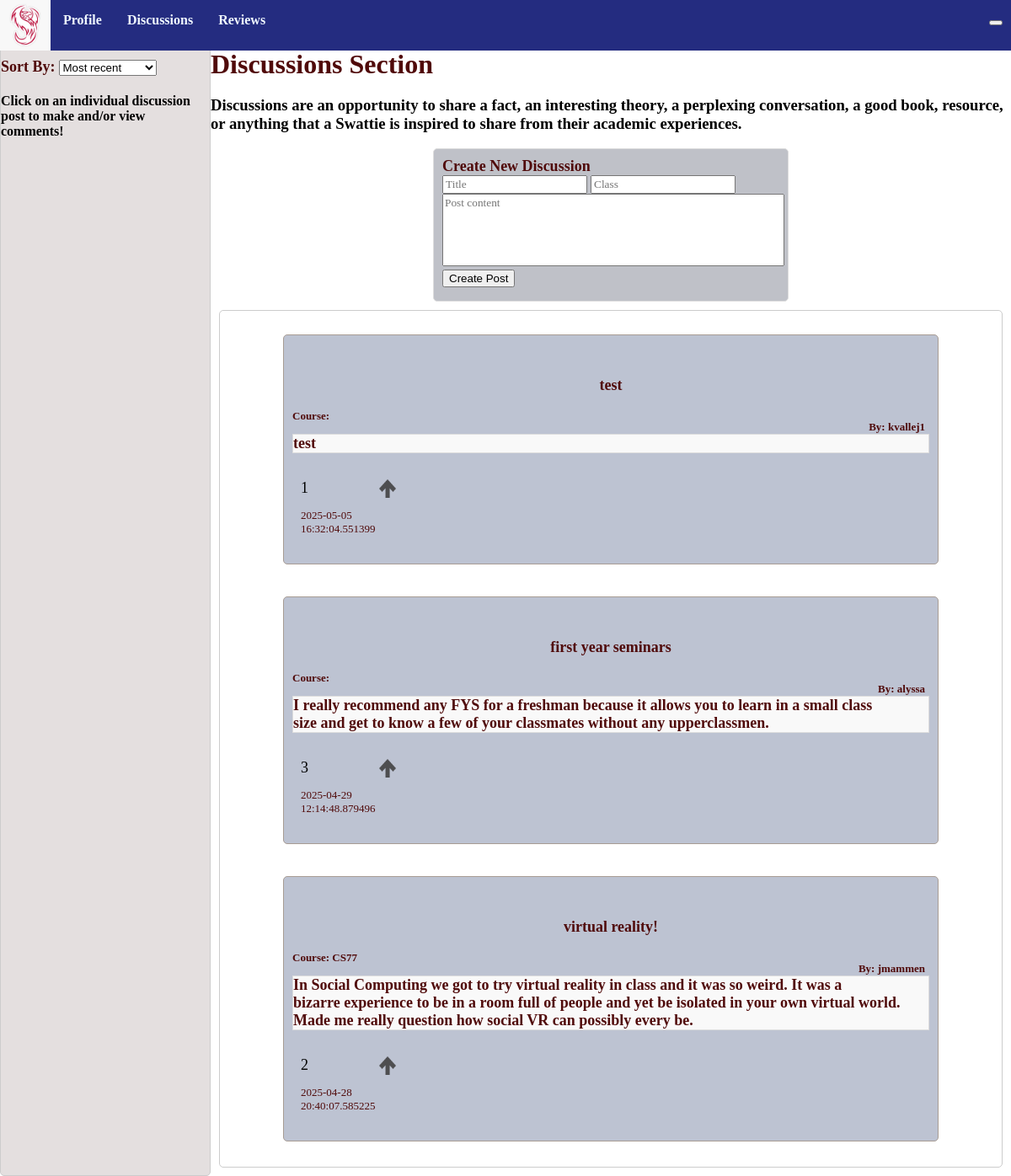
The page /discussions on the database its author committed.
### models.py (models this page shows, shortened)
class Discussion(db.Model):
    id = db.Column(db.Integer, primary_key=True)
    title = db.Column(db.String(255), nullable=False)
    content = db.Column(db.Text, nullable=False)
    created_at = db.Column(db.DateTime, default=db.func.current_timestamp())
    course = db.Column(db.Text)
    author = db.Column(db.Text, nullable=False)
    comments = db.relationship('Comment', backref='discussion', cascade="all, delete-orphan", lazy=True)
    up_votes = db.Column(db.Integer, default = 0)

### app.py (the view)
@app.route('/discussions', methods=['GET', 'POST'])
def discussions():
    discussions=Discussion.query.order_by(Discussion.created_at.desc()).all() #puts the discussions in the most recent to least recent order
    discussions_data=[]
    for discussion in discussions:
        discussions_data.append({
            'id': discussion.id,
            'title': discussion.title,
            'author': discussion.author,
            'created_at': discussion.created_at,
            'content': discussion.content,
            'course': discussion.course,
            'up_votes': discussion.up_votes,
        })
    return render_template('discussions.html', discussions=discussions_data)

### templates/discussions.html (shortened to what this page needs)
{% extends "base.html" %}
{%block head%}
{{ super() }}
<link rel="stylesheet" href="{{ url_for('static', filename='styles/base.css') }}">
{% endblock %}
{%block content %}
<div class="container">
    <div class="sidebar">
        <br>
        <p1 style="text-align:center;">Sort By:</p1>
        <div class="dropdown">
            <select name="order_by" id="order_by" onchange="filterby(this)">
                <option value="">Most recent</option>
            </select>
        </div>
        <h4>Click on an individual discussion post to make and/or view comments!</h4>
    </div>
    <div class="space">
        <br>
        <p2>Discussions Section</p2>
        <h3>Discussions are an opportunity to share a fact, an interesting theory, a perplexing conversation, a good book, resource, or anything that a Swattie is inspired to share from their academic experiences. </h3>
        <div class="add_post">
            <p1>Create New Discussion</p1>
            <form id="form">
                <input type="text" id="title" placeholder="Title" required maxlength="50">
                <input type="text" id="course" placeholder="Class" required maxlength="50">
                <textarea id="new_content" placeholder="Post content" required></textarea>
                <button id="submitDiscussion">Create Post</button>
            </form>
        </div>
        <div class="list-group">
            {% for discussion in discussions %}
            <a href="{{ url_for('dis_posts', discussion_id=discussion.id) }}" class="list-group-item">
                <div class="whereithappens">
                    <div id="header">
                        <p id="title">{{discussion.title}}</p>
                        <p id="author">By: {{discussion.author}}</p>
                        <p id="course">Course: {{discussion.course}}</p>
                    </div>
                    <p id="content">{{discussion.content}}</p>
            </a>
            <div id="information" class="info list-group-item">
                <div id="{{discussion.id}}number">{{discussion.up_votes}}</div>
                <img width="20" height="20" id="{{discussion.id}}" onclick="upvote(this)" src="{{url_for('static',
                                    filename='/images/upvote.png')}}" class="upvote" /><img />
                <p id="disc_created_at">{{discussion.created_at}}</p>
            </div>
        </div>
        {% endfor %}
{%endblock%}

### static/styles/base.css (style rules this page uses)
body { margin: 0; padding: 0; }
p { font-size: 0.8em; }
p1 { color: rgb(80, 10, 10); font-weight: bold; font-size: large; }
p2 { color: rgb(80, 10, 10); font-weight: bold; font-size: xx-large; text-align: center; }
a { color: rgb(80, 10, 10); font-weight: bold; font-size: medium; text-decoration: none; }
.container { font-family:montserrat; display: grid; grid-template-columns: 250px 1fr; height: 100vh; }
.sidebar { background: #e4dfdf; border: 1px solid #ccc; border-radius: 5px; padding-top: 50px; }
.space { padding-top: 40px; }
.add_post { min-height: 20vh; width: 50vh; background-color: #bfc1c8; margin: auto; padding: 10px; border: 1px solid #ddd; border-radius: 5px; }
.list-group { background-color: #ffffff; border: 1px solid #ccc; padding: 10px; padding-left: 75px; padding-right: 75px; margin: 10px; border-radius: 5px; }
.list-group-item { padding: 10px; margin: 10px; }
.whereithappens { padding: 10px; background-color: #bdc3d2; border: 1px solid #a89c94; margin-bottom: 20px; border-radius: 5px; font-family:montserrat; font-size: large; }
#content { border: 1px solid #ddd; margin: auto; background-color: #f9f9f9; font-size: large; }
#new_content { width: 50vh; height:10vh; resize: none; }
#header #title { color: rgb(80, 10, 10); font-weight: bolder; font-size: large; text-align: center; }
#header #author { color: rgb(80, 10, 10); font-weight: bold; font-size: small; margin-right: 5px; position: relative; float: right; }
#header #course { color: rgb(80, 10, 10); font-size: small; }
#information { display: grid; grid-template-columns: repeat(3, auto); padding: 5px; margin: 5px; }
#information p { font-size: small; }
#information #disc_created_at { color: rgb(80, 10, 10); float: right; margin-right: 5px; }
.dropdown { position: relative; display: inline-block; }
.upvote { width: 20px; height: 22px; z-index: 50; }
.info { width: 100px; }
#form input, #form textarea { font-family:montserrat; }

### rows shown on the page
Discussion: title "test", author "kvallej1", content "test", up_votes "1", created_at "2025-05-05 16:32:04.551399"
Discussion: title "first year seminars", author "alyssa", content "I really recommend any FYS for a freshman because it allows you to learn in a small class size and get to know a few of your classmates without any upperclassmen.", up_votes "3", created_at "2025-04-29 12:14:48.879496"
Discussion: title "virtual reality!", author "jmammen", course "CS77", content "In Social Computing we got to try virtual reality in class and it was so weird. It was a bizarre experience to be in a room full of people and yet be isolated in your own virtual world. Made me really question how social VR can possibly every be.", up_votes "2", created_at "2025-04-28 20:40:07.585225"
